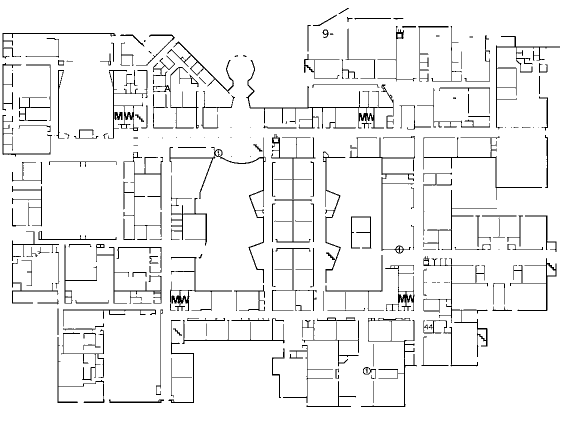
#> input picture images/blank_map_floor1.png, 1157 x 852 px (shown at 1/2 size)
$ python match_stairs.py
#> lines starting #> are read from the running program, lines starting #| are printed output that depends on the picture
import math

STAIR_LOCATIONS = {
    "1": [
        (270, 229),
        (506, 288),
        (652, 505),
        (346, 657)
    ],
    "2": [
        (54, 199),
        (281, 267),
        (572, 202),
        (423, 470),
        (127, 617),
        (451, 753)
    ]
}


# x_dif = min(STAIR_LOCATIONS["1"])[0] - min(STAIR_LOCATIONS["2"])[0]
# y_dif = min(STAIR_LOCATIONS["1"])[1] - min(STAIR_LOCATIONS["2"])[1]

point1 = (270, 229)
point1_2 = (54, 199)

point2 = (955, 668)
point2_2 = (719, 629)

x_dif = point1[0] - point1_2[0]
x_dif_2 = point2[0] - point2_2[0]

y_dif = point1[1] - point1_2[1]
y_dif_2 = point2[1] - point2_2[1]
print(x_dif, x_dif_2, y_dif, y_dif_2)

x_scale = 1 + (x_dif_2 - x_dif) / (point2[0] - point1[0])
print(x_scale)

y_scale = 1 + (y_dif_2 - y_dif) / (point2[1] - point1[1])
print(y_scale)

for i in STAIR_LOCATIONS["1"]:
    for a in STAIR_LOCATIONS["2"]:
        x2 = i[0] - x_dif
        y2 = i[1] - y_dif
        j = (x2, y2)
        # print(j)
        # print(math.sqrt((a[0] - j[0])**2 + (a[1] - j[1])**2))
        if math.sqrt((a[0] - j[0])**2 + (a[1] - j[1])**2) < 20:
            print(i, a)

from PIL import Image

image = Image.open("images/blank_map_floor1.png")
#> image is the input picture: PIL image 1157x852 RGB; 94.8% white; black in thin lines or dots
pixels = image.load()
image2 = Image.open("images/blank_map_floor2.png")
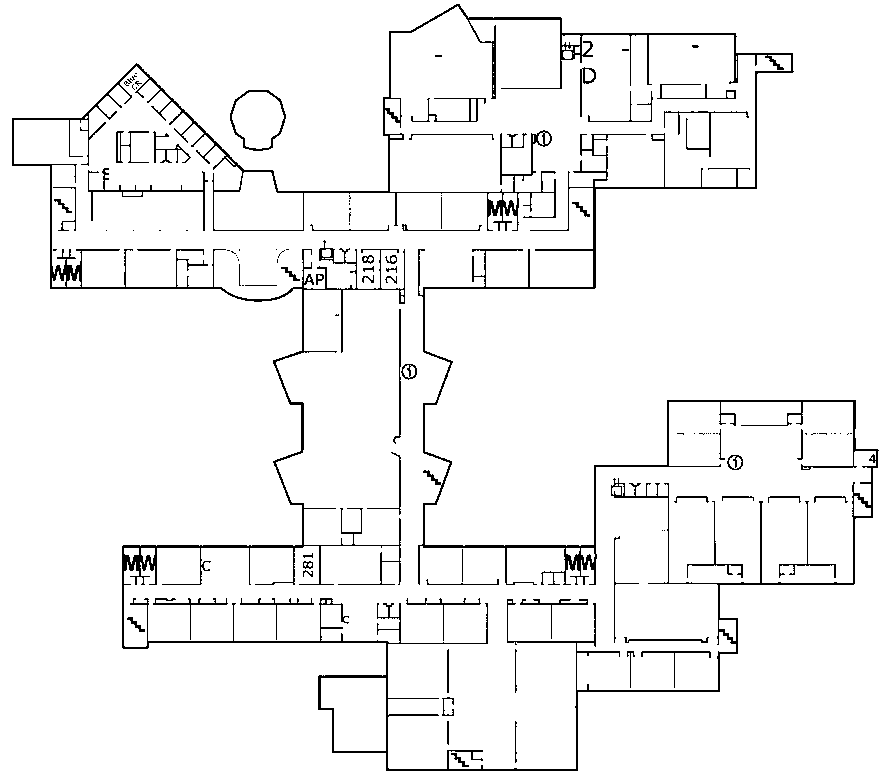
#> input picture images/blank_map_floor2.png, 886 x 779 px
#> image2 is the input picture: PIL image 886x779 RGB; 95.5% white; black in thin lines or dots
pixels2 = image2.load()


for x in range(image.size[0]):
    for y in range(image.size[1]):

        x2 = (x_dif_2 - x_dif) / (point2[0] - point1[0]) * (x - point1[0])
        x2 *= x_scale
        y2 = (y_dif_2 - y_dif) / (point2[1] - point1[1]) * (y - point1[1])
        y2 *= y_scale

        # print(x, (x_dif_2 - x_dif), (point2[0] - point1[0]), (x - point1[0]), round(x2), x - round(x2) - x_dif)
        # print(y, (y_dif_2 - y_dif), (point2[1] - point1[1]), (y - point1[1]), round(y2), y - round(y2) - y_dif)
        # input()

        x2 = x - round(x2) - x_dif
        y2 = y - round(y2) - y_dif

        if x2 < 0 or y2 < 0 or x2 >= image2.size[0] or y2 >= image2.size[1]:
            if pixels[x, y] == (0, 0, 0):
                pixels[x, y] = (255, 0, 0)
            continue

        if pixels2[x2, y2] == (0, 0, 0):
            if pixels[x, y] == (0, 0, 0):
                pixels[x, y] = (148, 0, 211)
            else:
                pixels[x, y] = (0, 0, 255)
        elif pixels[x, y] == (0, 0, 0):
            pixels[x, y] = (255, 0, 0)

# image.show()
image.save("images/matched_floors.png")
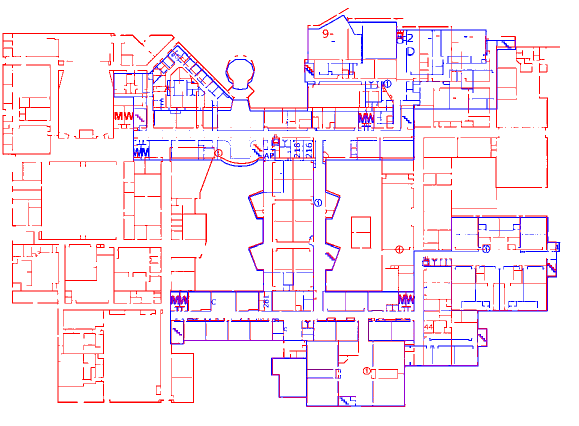
#> saved as matched_floors.png: PIL image 1157x852 RGB (shown at 1/2 size); mean R, G, B 247.9, 235.4, 243.3
